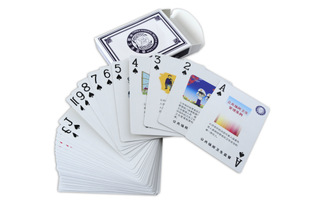
//> input picture opencvImgaeOperation/Mat对象操作/Mat_objectOperation/Mat_objectOperation/source.jpg, 310 x 207 px
$ ./ImageSegmentation   (built with g++ and OpenCV 4)
//> lines starting //> are read from the running program, lines starting //| are printed output that depends on the picture; after the words box and inside, x2 and y2 are one past the last pixel; in counts of white or black regions, pixels touching at a corner belong together
#include <opencv2/opencv.hpp>
#include <iostream>

using namespace std;
using namespace cv;

Mat src, src_gray, dst;

const char* INPUT = "INPUT";
const char* OUTPUT = "OUTPUT";

int main(void)
{
	src = imread("source.jpg");
//> src is the input picture: 207 rows x 310 cols, CV_8UC3; mean B, G, R 237.5, 234.5, 232.6
	if (src.empty())
	{
		cout << "could not load img..." << endl;
		return -1;
	}
	namedWindow(INPUT);
	namedWindow(OUTPUT);

	//change write backgroud to black
	for (int row = 0; row < src.rows; row++)
	{
		for (int col = 0; col < src.cols; col++)
		{
			if (Vec3b(255,255,255) == src.at<Vec3b>(row, col))
			{
				src.at<Vec3b>(row, col)[0] = 0;
				src.at<Vec3b>(row, col)[1] = 0;
				src.at<Vec3b>(row, col)[2] = 0;
			}
		}
	}
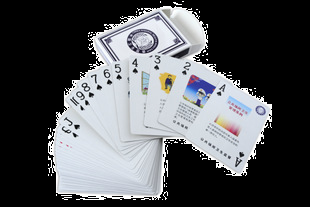
//> src: 207 rows x 310 cols, CV_8UC3; mean B, G, R 91.3, 88.3, 86.4
	imshow(INPUT, src);
	//sharp
	Mat Kernel = (Mat_<float>(3, 3) << 1, 1, 1, 1, -8, 1, 1, 1, 1);
	Mat src_laplacian;
	Mat sharpImg;
	src.convertTo(sharpImg,CV_32F);
	filter2D(src, src_laplacian, CV_32F, Kernel, Point(-1, -1), 0, BORDER_DEFAULT);//CV_32F可以应付出现负数的结果
	Mat resultImg = sharpImg - src_laplacian;
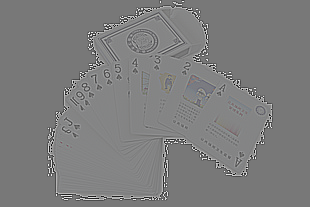
//> resultImg: 207 rows x 310 cols, CV_32FC3; mean B, G, R 91.3, 88.3, 86.4; drawn with min black and max white
	resultImg.convertTo(resultImg,CV_8UC3);
//> resultImg: 207 rows x 310 cols, CV_8UC3
	src_laplacian.convertTo(src_laplacian, CV_8UC3);
//> src_laplacian: 207 rows x 310 cols, CV_8UC3
	imshow("sharp image", resultImg);

	//二值图像变换
	Mat thresholdImg;
	cvtColor(resultImg, src_gray, CV_BGR2GRAY);
	threshold(src_gray, thresholdImg, 40, 255, THRESH_BINARY|THRESH_OTSU);
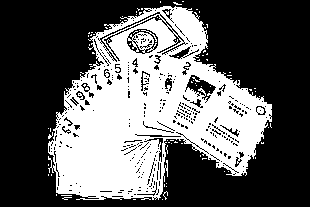
//> thresholdImg: 207 rows x 310 cols, CV_8UC1; 37.6% white; 83 white regions (82 under 20 px), largest, box (x1, y1, x2, y2) and area: (48, 6, 272, 200) 23849
	imshow(OUTPUT, thresholdImg);

	//距离变换
	Mat disImg;
	distanceTransform(thresholdImg, disImg, DIST_L1, 3);
	normalize(disImg, disImg, 0, 1, NORM_MINMAX);
	imshow("Normalize img", disImg);

	// 二值处理
	threshold(disImg, disImg, 0.1, 1, THRESH_BINARY);
//> disImg: 207 rows x 310 cols, CV_32FC1; values 0 (black) and 1 (white), 17.9% white; 26 white regions (19 under 20 px), largest, box (x1, y1, x2, y2) and area: (58, 56, 265, 195) 10232, (173, 10, 205, 43) 512, (112, 34, 136, 77) 339
	imshow("Binary img", disImg);

	//erode和dilate
	Mat kernel = Mat::ones(2, 2, CV_8UC1);
	erode(disImg, disImg, kernel, Point(-1, -1));
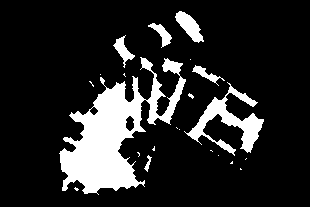
//> disImg: 207 rows x 310 cols, CV_32FC1; values 0 (black) and 1 (white), 15.3% white; 22 white regions (15 under 20 px), largest, box (x1, y1, x2, y2) and area: (59, 57, 186, 195) 6860, (184, 82, 264, 156) 1717, (175, 11, 204, 43) 441
	imshow("Erode img", disImg);

	//markers
	Mat dist_8u;
	disImg.convertTo(dist_8u, CV_8U);
//> dist_8u: 207 rows x 310 cols, CV_8UC1; values 0 (black) and 1 (white), 15.3% white; 22 white regions (15 under 20 px)
	vector<vector<Point>> contours;
	findContours(dist_8u, contours,RETR_EXTERNAL,CHAIN_APPROX_SIMPLE,Point(0,0));
//> contours = 22 contours, 15 with area under 20; largest, box (x1, y1, x2, y2) and area: (59, 57, 186, 195) 6568, (184, 82, 264, 156) 1520, (175, 11, 204, 43) 402, (113, 35, 135, 68) 214, (148, 23, 172, 48) 188, (192, 65, 225, 86) 147, (144, 155, 152, 172) 34

	//create contours
	Mat markers = Mat::zeros(disImg.size(), CV_32SC1);
	for (size_t i = 0; i < contours.size(); i++)
	{
		drawContours(markers, contours, static_cast<int>(i), Scalar::all(static_cast<int>(i)+ 1),-1);//thickness =-1 表示填充

	}
//> this loop made 22 passes
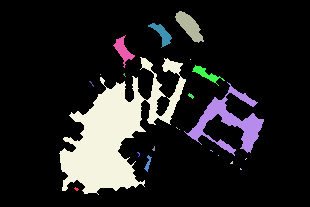
//> markers: 207 rows x 310 cols, CV_32SC1; 23 distinct labels, from 0 to 22; one colour per label, 0 black

	circle(markers, Point(5, 5), 3, Scalar(255, 255, 255), -1);//thickness =-1 表示填充
//> markers: 207 rows x 310 cols, CV_32SC1; 24 distinct labels, from 0 to 255
	imshow("Markers", markers*1000);

	//water
	watershed(resultImg, markers);
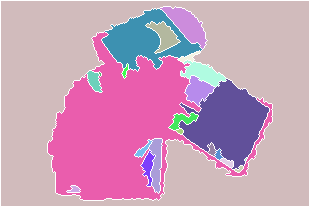
//> markers: 207 rows x 310 cols, CV_32SC1; 24 distinct labels, from -1 to 255; one colour per label, 0 black, -1 white
	Mat mark = Mat::zeros(markers.size(), CV_8UC1);
	markers.convertTo(mark, CV_8UC1);
	bitwise_not(mark, mark, Mat());
	imshow("water", mark);

	//color block
	vector<Vec3b> colors;
	for (size_t i = 0; i < contours.size(); i++)
	{
		int r = theRNG().uniform(0, 255);
		int g = theRNG().uniform(0, 255);
		int b = theRNG().uniform(0, 255);
		colors.push_back(Vec3b((uchar)r, (uchar)g, (uchar)b));
	}

	//fill with color by result
	dst = Mat::zeros(mark.size(), CV_8UC3);
	for (int row = 0; row < dst.rows; row++)
	{
		for (int col = 0; col < dst.cols; col++)
		{
			int index = markers.at<int>(row, col);
			if (index > 0 && index <= static_cast<int>(contours.size()))
			{
				dst.at<Vec3b>(row, col) = colors[index - 1];
			}
			else
			{
				dst.at<Vec3b>(row, col) = Vec3b(0, 0, 0);
			}
		}
	}
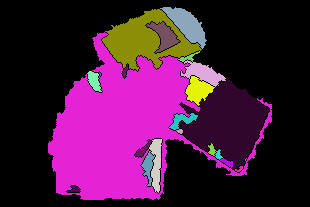
//> dst: 207 rows x 310 cols, CV_8UC3; mean B, G, R 61.8, 24.5, 71.6
	imshow(OUTPUT, dst);

	waitKey(0);
	return 0;
}
